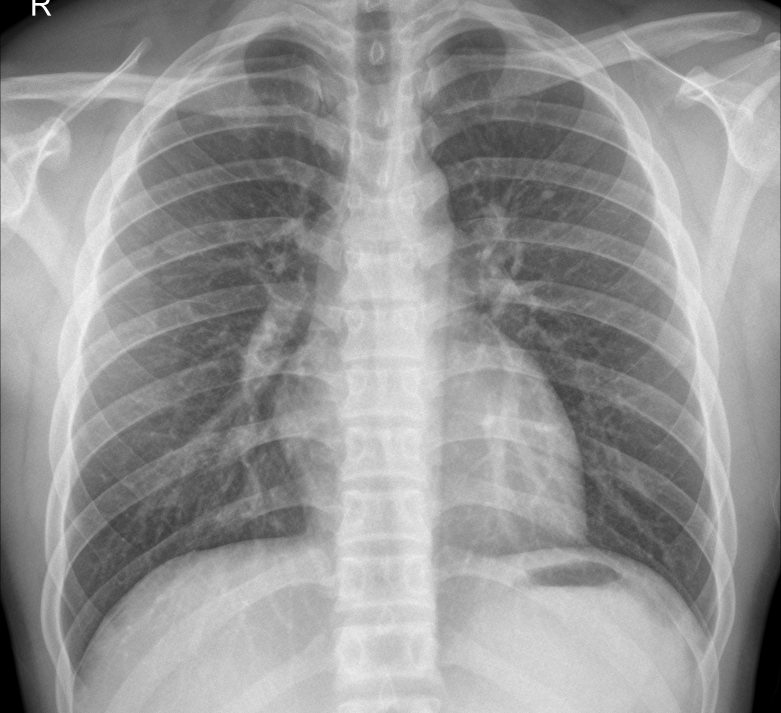
#> input picture chest_xray/test/NORMAL/IM-0029-0001.jpeg, 2343 x 2139 px (shown at 1/3 size); its folder holds only this picture in this run
$ jupyter execute --allow-errors prepare.ipynb
#> lines starting #> are read from the running program, lines starting #| are printed output that depends on the picture
# Data Preparation

Preprocess chest X-ray dataset for generative model training:
- Resize all images to 64x64 grayscale
- Save to data/normal/ and data/pneumonia/ for model training

## Setup

[cell 1]
import os
import random
from pathlib import Path

import numpy as np
import matplotlib.pyplot as plt
from PIL import Image
from tqdm import tqdm

random.seed(42)
np.random.seed(42)

[cell 2]
# paths — auto-detect project root
# notebook runs from data/ folder, chest_xray is at parent
PROJECT_ROOT = Path("..").resolve()
LOCAL_PATH = PROJECT_ROOT / "chest_xray"
KAGGLE_PATH = Path("/kaggle/input/chest-xray-pneumonia/chest_xray")

DATA_ROOT = KAGGLE_PATH if KAGGLE_PATH.exists() else LOCAL_PATH
print(f"Using dataset from: {DATA_ROOT}")

TRAIN_NORMAL = DATA_ROOT / "train" / "NORMAL"
TRAIN_PNEUMONIA = DATA_ROOT / "train" / "PNEUMONIA"

OUTPUT_NORMAL = Path("normal")
OUTPUT_PNEUMONIA = Path("pneumonia")

IMG_SIZE = 64

## Dataset Loading

[cell 3]
def get_image_paths(folder: Path) -> list:
    """Get all image paths from folder, excluding hidden files."""
    extensions = {'.jpeg', '.jpg', '.png'}
    return sorted([
        p for p in folder.iterdir()
        if p.suffix.lower() in extensions and not p.name.startswith('.')
    ])

[cell 4]
normal_paths = get_image_paths(TRAIN_NORMAL)
pneumonia_paths = get_image_paths(TRAIN_PNEUMONIA)

print(f"Normal images:    {len(normal_paths):,}")
print(f"Pneumonia images: {len(pneumonia_paths):,}")
print(f"Total:            {len(normal_paths) + len(pneumonia_paths):,}")

## Visualize Raw Images

Grid of 16 images (8 normal, 8 pneumonia) before preprocessing.

[cell 5]
def show_image_grid(paths: list, title: str, n_images: int = 8):
    """Display a grid of images."""
#> called with title = 'Normal Chest X-rays (raw)', n_images = 8
    fig, axes = plt.subplots(2, 4, figsize=(12, 6))
    fig.suptitle(title, fontsize=14)

    sample = random.sample(paths, min(n_images, len(paths)))

    for ax, img_path in zip(axes.flat, sample):
        img = Image.open(img_path).convert('L')
#> img is the input picture: PIL image 2343x2139 L; min 0, max 255, mean 149.6
        ax.imshow(img, cmap='gray')
        ax.axis('off')

    plt.tight_layout()
    plt.show()

[cell 6]
show_image_grid(normal_paths, "Normal Chest X-rays (raw)")

[cell 7]
show_image_grid(pneumonia_paths, "Pneumonia Chest X-rays (raw)")
#> call 2 of show_image_grid, with title = 'Pneumonia Chest X-rays (raw)', n_images = 8
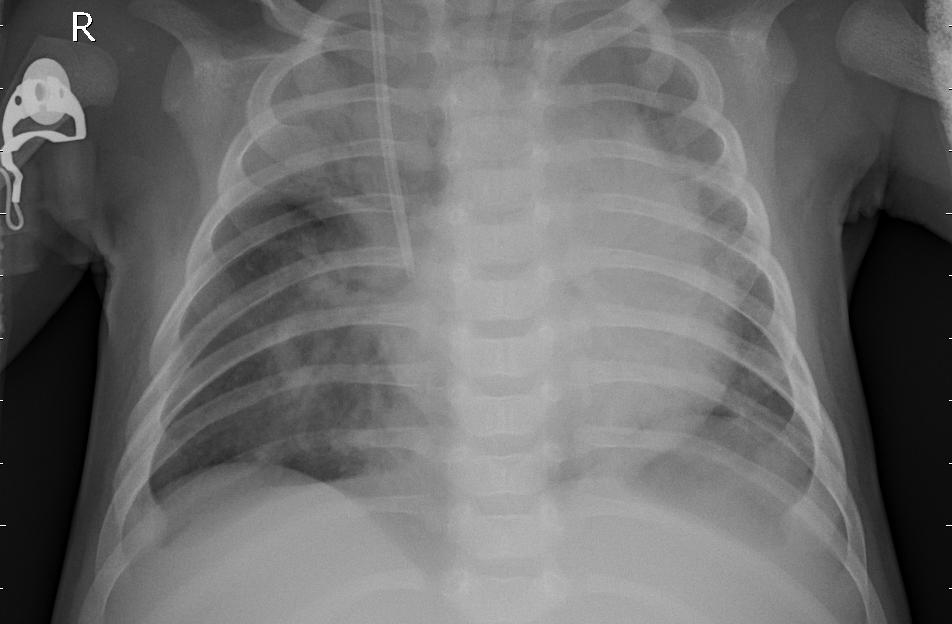
#> input picture chest_xray/test/PNEUMONIA/person100_bacteria_481.jpeg, 952 x 624 px
#> in show_image_grid, img is the input picture: PIL image 952x624 L; min 0, max 255, mean 108.1

## Preprocessing

Resize to 64x64 and convert to grayscale. Small size keeps training fast and FID valid at 100 samples.

[cell 8]
def preprocess_and_save(image_paths: list, output_dir: Path, size: int = 64):
    """Resize images to size x size grayscale and save as PNG."""
#> called with size = 64
    output_dir.mkdir(parents=True, exist_ok=True)

    for i, img_path in enumerate(tqdm(image_paths, desc=f"Processing {output_dir.name}")):
        img = Image.open(img_path).convert('L')
        img = img.resize((size, size), Image.LANCZOS)
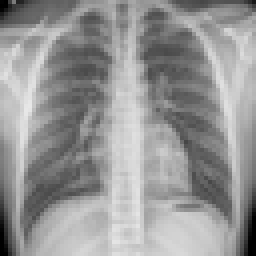
#> img: PIL image 64x64 L (shown 4 times larger); min 0, max 231, mean 149.7

        # save as PNG to avoid compression artifacts
        output_path = output_dir / f"{i:04d}.png"
        img.save(output_path, 'PNG')

    return len(image_paths)

[cell 9]
n_normal = preprocess_and_save(normal_paths, OUTPUT_NORMAL, IMG_SIZE)
print(f"Saved {n_normal} normal images to {OUTPUT_NORMAL}/")

[cell 10]
n_pneumonia = preprocess_and_save(pneumonia_paths, OUTPUT_PNEUMONIA, IMG_SIZE)
#> call 2 of preprocess_and_save, with size = 64
#> in preprocess_and_save (call 2), `img = img.resize((size, size), Image.LANCZOS)`:
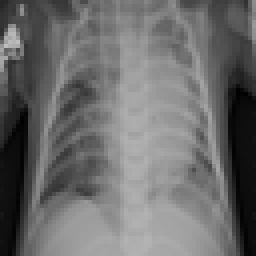
#> img: PIL image 64x64 L (shown 4 times larger); min 1, max 189, mean 108
print(f"Saved {n_pneumonia} pneumonia images to {OUTPUT_PNEUMONIA}/")

## Verify Processed Images

[cell 11]
processed_normal = get_image_paths(OUTPUT_NORMAL)
processed_pneumonia = get_image_paths(OUTPUT_PNEUMONIA)

print(f"Processed normal:    {len(processed_normal):,}")
print(f"Processed pneumonia: {len(processed_pneumonia):,}")

#> (a cell that did not finish here is left out)

[cell 13]
show_image_grid(processed_normal, "Processed Normal (64x64 grayscale)")

[cell 14]
show_image_grid(processed_pneumonia, "Processed Pneumonia (64x64 grayscale)")
